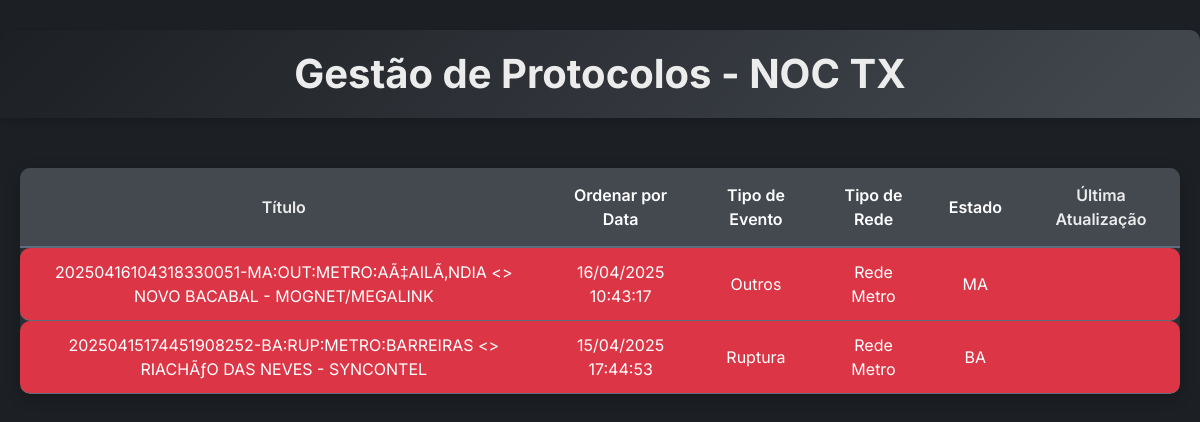
The page /gestao-de-protocolos/?order=desc&sort=data_criacao (signed in) on the database its author committed.
### protocolocd/models.py (models this page shows, shortened)
class Protocolo(models.Model):
    RUPTURA = 'RUPTURA'
    ATENUACAO = 'ATENUAÇÃO'
    INDISPONIBILIDADE = 'INDISPONIBILIDADE'
    TAXA_ERRO = 'TAXA DE ERRO'
    OSCILACAO = 'OSCILAÇÃO'
    FALHA_ELETRICA = 'FALHA ELÉTRICA'
    OUTRAS = 'OUTRAS'
    TIPOS_EVENTO = [
        (RUPTURA, 'Ruptura'),
        (ATENUACAO, 'Atenuação'),
        (INDISPONIBILIDADE, 'Indisponibilidade'),
        (TAXA_ERRO, 'Taxa de Erro'),
        (OSCILACAO, 'Oscilação'),
        (FALHA_ELETRICA, 'Falha Elétrica'),
        (OUTRAS, 'Outros')
    ]
    METRO = 'METRO'
    DWDM = 'DWDM'
    CAPACIDADE = 'CAPACIDADE'
    TIPOS_REDE = [
        (METRO, 'Rede Metro'),
        (DWDM, 'Rede DWDM'),
        (CAPACIDADE, 'Capacidade'),
    ]
    SIGLAS_EVENTOS = {
        RUPTURA: "RUP",
        ATENUACAO: "ATN",
        INDISPONIBILIDADE: "IND",
        TAXA_ERRO: "TXE",
        OSCILACAO: "OSC",
        FALHA_ELETRICA: "RGE",
        OUTRAS: "OUT",
    }
    TIPOS_ATENDIMENTO = [
        (661, 'NOC TX > ATENUAÇÃO PARCEIRO'),
        (662, 'NOC TX > OSCILAÇÃO PARCEIRO'),
        (663, 'NOC TX > PT NOC - CLIENTE'),
        (664, 'NOC TX > RUPTURA PARCEIRO'),
        (666, 'NOC TX > ATENUAÇÃO MEGALINK'),
        (668, 'NOC TX > OSCILAÇÃO MEGALINK'),
        (723, 'NOC TX > ENERGIA'),
        (660, 'NOC TX'),
        (667, 'NOC TX > INDISPONIBILIDADE SITE'),
        (670, 'NOC TX > REBOOT SITE'),
        (669, 'NOC TX > OUTROS'),
        (671, 'NOC TX > RUPTURA MEGALINK'),
    ]
    status_atendimento_choices = [
        (1, 'PENDENTE (Abertura de OS)'),
        (2, 'AGUARDANDO ANALISE'),
    ]
    pop_trecho = models.ForeignKey('Servico', on_delete=models.SET_NULL, null=True, blank=True, related_name='protocolos_pop_trecho', verbose_name="POP/Trecho")
    trecho = models.ForeignKey('Trecho', on_delete=models.CASCADE, verbose_name="Trecho")
    tipo_rede = models.CharField(max_length=100, choices=TIPOS_REDE)
    numero_chamado_interno = models.CharField(max_length=50, default='AUTOMATICO')
    estado = models.CharField(max_length=2)
    nome_pop_a = models.CharField(max_length=100)
    nome_pop_b = models.CharField(max_length=100)
    nome_responsavel = models.CharField(max_length=100, default='Megalink')
    responsavel_atendimento = models.ForeignKey('Responsavel', on_delete=models.SET_NULL, null=True, blank=True, verbose_name="Responsável pelo Atendimento")
    numero_chamado_os = models.CharField(max_length=50)
    tipo_evento = models.CharField(max_length=20, choices=TIPOS_EVENTO)
    site_a = models.CharField(max_length=100)
    equipamento_site_a = models.CharField(max_length=100)
    porta_site_a = models.CharField(max_length=50)
    site_b = models.CharField(max_length=100)
    equipamento_site_b = models.CharField(max_length=100)
    porta_site_b = models.CharField(max_length=50)
    data_hora_falha = models.DateTimeField()  # Para armazenar data e hora
    responsavel_trecho = models.CharField(max_length=100)
    protocolo_parceiro = models.CharField(max_length=100)
    clientes_afetados = models.TextField()  # Usando TextField para clientes afetados
    data_criacao = models.DateTimeField(auto_now_add=True)
    titulo = models.CharField(max_length=255, editable=False)
    atendimento = models.ForeignKey('Atendimento', null=True, blank=True, on_delete=models.SET_NULL)
    tipo_atendimento = models.IntegerField(
        choices=TIPOS_ATENDIMENTO,
        verbose_name="Tipo de Atendimento",
        help_text="Selecione o tipo de atendimento com base nos IDs disponíveis",
        default=660
    )
    ativo = models.BooleanField(default=True)
    status_atendimento = models.IntegerField(default=2, choices=status_atendimento_choices)
    class Meta:
        ordering = ['trecho']

### protocolocd/views.py (the view)
# urls.py: path('gestao-de-protocolos/', login_required(views.gestao_protocolos), name='gestao_protocolos'),
def gestao_protocolos(request):
    current_order = request.GET.get('order', 'asc')
    current_sort = request.GET.get('sort', 'data_criacao')
    new_order_data_criacao = 'desc' if current_order == 'asc' and current_sort == 'data_criacao' else 'asc'
    new_order_tipo_evento = 'desc' if current_order == 'asc' and current_sort == 'tipo_evento' else 'asc'
    new_order_tipo_rede = 'desc' if current_order == 'asc' and current_sort == 'tipo_rede' else 'asc'
    new_order_estado = 'desc' if current_order == 'asc' and current_sort == 'estado' else 'asc'
    protocolos_com_mensagens = []
    now = timezone.now()
    protocolos = Protocolo.objects.filter(ativo=True).order_by(f"{'' if current_order == 'asc' else '-'}{current_sort}")
    for protocolo in protocolos:
        data_criacao = protocolo.data_criacao
        if data_criacao.tzinfo is None:
            data_criacao = timezone.make_aware(data_criacao)
        diff = now - data_criacao
        diff_hours = diff.total_seconds() / 3600
        if diff_hours < 3:
            protocolo.color_class = 'green-row'
        elif diff_hours < 6:
            protocolo.color_class = 'yellow-row'
        else:
            protocolo.color_class = 'red-row'
        if protocolo.atendimento:
            ultima_mensagem = (
                protocolo.atendimento.mensagens.order_by('-data_hora').first()
            )
            ultima_data_hora = (
                ultima_mensagem.data_hora if ultima_mensagem else "Sem atualização"
            )
        else:
            ultima_data_hora = "Sem atualização"
        protocolos_com_mensagens.append({
            'protocolo': protocolo,
            'ultima_data_hora': ultima_data_hora,
        })
    context = {
        'current_order': current_order,
        'current_sort': current_sort,
        'new_order_data_criacao': new_order_data_criacao,
        'new_order_tipo_evento': new_order_tipo_evento,
        'new_order_tipo_rede': new_order_tipo_rede,
        'new_order_estado': new_order_estado,
        'protocolos': protocolos,
        'protocolos_com_mensagens': protocolos_com_mensagens,
    }
    return render(request, 'protocolocd/gestao_protocolos.html', context)

### protocolocd/templates/protocolocd/gestao_protocolos.html (shortened to what this page needs)
<!DOCTYPE html>
<html lang="pt-br">
<head>
    <link rel="stylesheet" href="https://cdn.jsdelivr.net/npm/bootstrap@5.3.0/dist/css/bootstrap.min.css">
</head>
<body>
    <h1>Gestão de Protocolos - NOC TX</h1>
    <div class="table-container">
        <div class="table-responsive">
            <table>
                <thead>
                    <tr>
                        <th>Título</th>
                        <th><a href="?order={{ new_order_data_criacao }}&sort=data_criacao">Ordenar por Data</a></th>
                        <th><a href="?order={{ new_order_tipo_evento }}&sort=tipo_evento">Tipo de Evento</a></th>
                        <th><a href="?order={{ new_order_tipo_rede }}&sort=tipo_rede">Tipo de Rede</a></th>
                        <th><a href="?order={{ new_order_estado }}&sort=estado">Estado</a></th>
                        <th>Última Atualização</th>
                    </tr>
                </thead>
                <tbody>
                    {% for protocolo_info in protocolos_com_mensagens %}
                    <tr>
                        <td class="{{ protocolo_info.protocolo.color_class }}">
                            <a href="{% url 'detalhes_protocolo' protocolo_info.protocolo.id %}">
                                {{ protocolo_info.protocolo.titulo }}
                            </a>
                        </td>
                        <td class="{{ protocolo_info.protocolo.color_class }}">{{ protocolo_info.protocolo.data_criacao|date:"d/m/Y  H:i:s" }}</td>
                        <td class="{{ protocolo_info.protocolo.color_class }}">{{ protocolo_info.protocolo.get_tipo_evento_display }}</td>
                        <td class="{{ protocolo_info.protocolo.color_class }}">{{ protocolo_info.protocolo.get_tipo_rede_display }}</td>
                        <td class="{{ protocolo_info.protocolo.color_class }}">{{ protocolo_info.protocolo.estado }}</td>
                        <td class="{{ protocolo_info.protocolo.color_class }}">
                        </td>
                    </tr>
                    {% empty %}
                    <tr>
                        <td colspan="6" class="no-data">Nenhum protocolo encontrado.</td>
                    </tr>
                    {% endfor %}
                </tbody>
            </table>
        </div>
    </div>
</body>
</html>

### protocolocd/templates/protocolocd/gestao_protocolos.html (style rules this page uses)
:root { --primary-color: #007BFF; --background-color: #1c1f23; --table-background: #2a2e35; --table-header-background: #444950; --text-color: #ececec; --link-color: #ffffff; --link-hover-color: #007BFF; --border-color: #5e6d7d; }
body { background-color: var(--background-color); margin: 0; display: flex; flex-direction: column; min-height: 100vh; font-family: 'Inter', sans-serif; color: var(--text-color); }
h1 { margin: 30px 0; font-size: 2.5rem; color: var(--text-color); font-weight: 700; text-align: center; padding: 20px 0; border-radius: 10px 10px 0 0; box-shadow: 0 4px 6px rgba(0, 0, 0, 0.1); background: linear-gradient(135deg, var(--background-color), var(--table-header-background)); }
.table-container { flex: 1; display: flex; flex-direction: column; justify-content: flex-start; align-items: center; overflow-y: auto; padding: 20px; }
.table-responsive { width: 100%; max-width: 1200px; background-color: var(--table-background); border-radius: 10px; box-shadow: 0 4px 15px rgba(0, 0, 0, 0.2); overflow-x: auto; }
table { width: 100%; margin: 0; border-collapse: separate; border-spacing: 0; }
thead th { background-color: var(--table-header-background); color: var(--text-color); text-align: center; position: sticky; top: 0; z-index: 1; padding: 15px 20px; font-weight: 600; border-bottom: 2px solid var(--border-color); }
tbody tr { transition: background-color 0.3s ease; }
tbody td { text-align: center; padding: 12px; font-size: 1rem; border-bottom: 1px solid var(--border-color); transition: background-color 0.3s ease, transform 0.3s ease; }
tbody td:first-child { border-top-left-radius: 10px; border-bottom-left-radius: 10px; }
tbody td:last-child { border-top-right-radius: 10px; border-bottom-right-radius: 10px; }
.red-row { background-color: #dc3545; color: white; }
th a { color: var(--link-color); text-decoration: none; transition: color 0.3s ease; }
td a { color: var(--link-color); text-decoration: none; transition: color 0.3s ease; }

### rows shown on the page
Protocolo: protocolo.titulo "20250416104318330051-MA:OUT:METRO:AÃ‡AILÃ‚NDIA <> NOVO BACABAL - MOGNET/MEGALINK", protocolo.data_criacao "16/04/2025 10:43:17", protocolo.tipo_evento "Outros", protocolo.tipo_rede "Rede Metro", protocolo.estado "MA"
Protocolo: protocolo.titulo "20250415174451908252-BA:RUP:METRO:BARREIRAS <> RIACHÃƒO DAS NEVES - SYNCONTEL", protocolo.data_criacao "15/04/2025 17:44:53", protocolo.tipo_evento "Ruptura", protocolo.tipo_rede "Rede Metro", protocolo.estado "BA"
